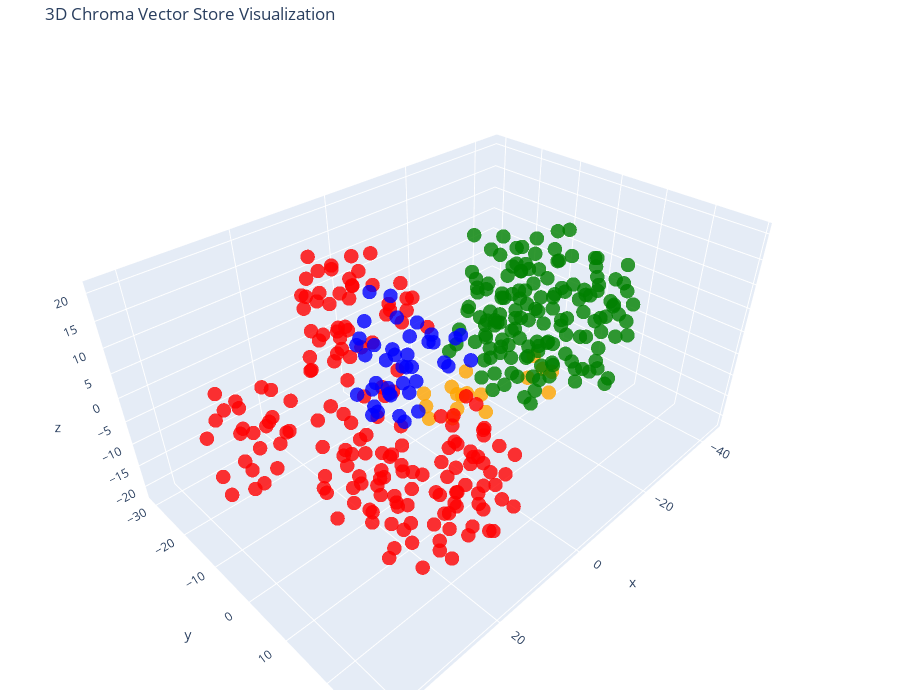

Source (notebook cell):
### Code cell
tsne = TSNE(n_components=3, random_state=42)
reduced_vectors = tsne.fit_transform(vectors)

# Create the 3D scatter plot
fig = go.Figure(data=[go.Scatter3d(
    x=reduced_vectors[:, 0],
    y=reduced_vectors[:, 1],
    z=reduced_vectors[:, 2],
    mode='markers',
    marker=dict(size=5, color=colors, opacity=0.8),
    text=[f"Type: {t}<br>Text: {d[:100]}..." for t, d in zip(doc_types, documents)],
    hoverinfo='text'
)])

fig.update_layout(
    title='3D Chroma Vector Store Visualization',
    scene=dict(xaxis_title='x', yaxis_title='y', zaxis_title='z'),
    width=900,
    height=700,
    margin=dict(r=10, b=10, l=10, t=40)
)

fig.show()

### Figure 1 — Plotly figure (JSON) as saved in the notebook; plotly's stock layout.template omitted (floating-point values rounded to 4 significant figures; data arrays with more than 128 entries replaced by an {"elided": "..."} marker saying what was removed)
{"data": [{"hoverinfo": "text", "marker": {"color": {"elided": "381 str values"}, "opacity": 0.8, "size": 5}, "mode": "markers", "text": {"elided": "381 str values"}, "type": "scatter3d", "x": {"elided": "381 float values"}, "y": {"elided": "381 float values"}, "z": {"elided": "381 float values"}}], "layout": {"height": 700, "margin": {"b": 10, "l": 10, "r": 10, "t": 40}, "scene": {"xaxis": {"title": {"text": "x"}}, "yaxis": {"title": {"text": "y"}}, "zaxis": {"title": {"text": "z"}}}, "title": {"text": "3D Chroma Vector Store Visualization"}, "width": 900}}
